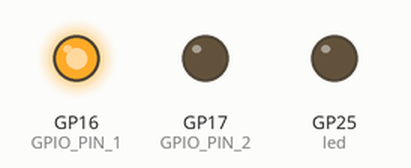
Bench run of a program on a simulated Raspberry Pi Pico running MicroPython. Shown: output pins drawn as LEDs (lit = HIGH). At 0.6 s the program stops and its outputs stay as they are.

Above: at 0.15 s.
Timing chart, 0 to 1.8 s (numbered marks = the images above):
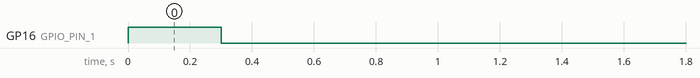

Measured:
- by itself, GP16 (GPIO_PIN_1): HIGH → LOW at 0.30 s

The program:

sending_high_to_low_for_interrupt.py
```python
import machine
import utime

# GPIO pins
GPIO_PIN_1 = 16
GPIO_PIN_2 = 17
LED_PIN = 25

# Initialize GPIO pins
pin_1 = machine.Pin(GPIO_PIN_1, machine.Pin.OUT)
pin_1.value(1)  # Set GP16 high initially
pin_2 = machine.Pin(GPIO_PIN_2, machine.Pin.OUT)
pin_2.value(1)  # Set GP17 high initially
led = machine.Pin(LED_PIN, machine.Pin.OUT)

# Main loop
while True:
    pin_2.value(1)  # Set GP16 low
    pin_2.value(0)  # Set GP16 high
    utime.sleep_ms(300)  # Sleep for 1 second

    pin_1.value(1)  # Set GP17 low
    pin_1.value(0)  # Set GP17 high
    utime.sleep_ms(300)  # Sleep for 1 second

    break
```
